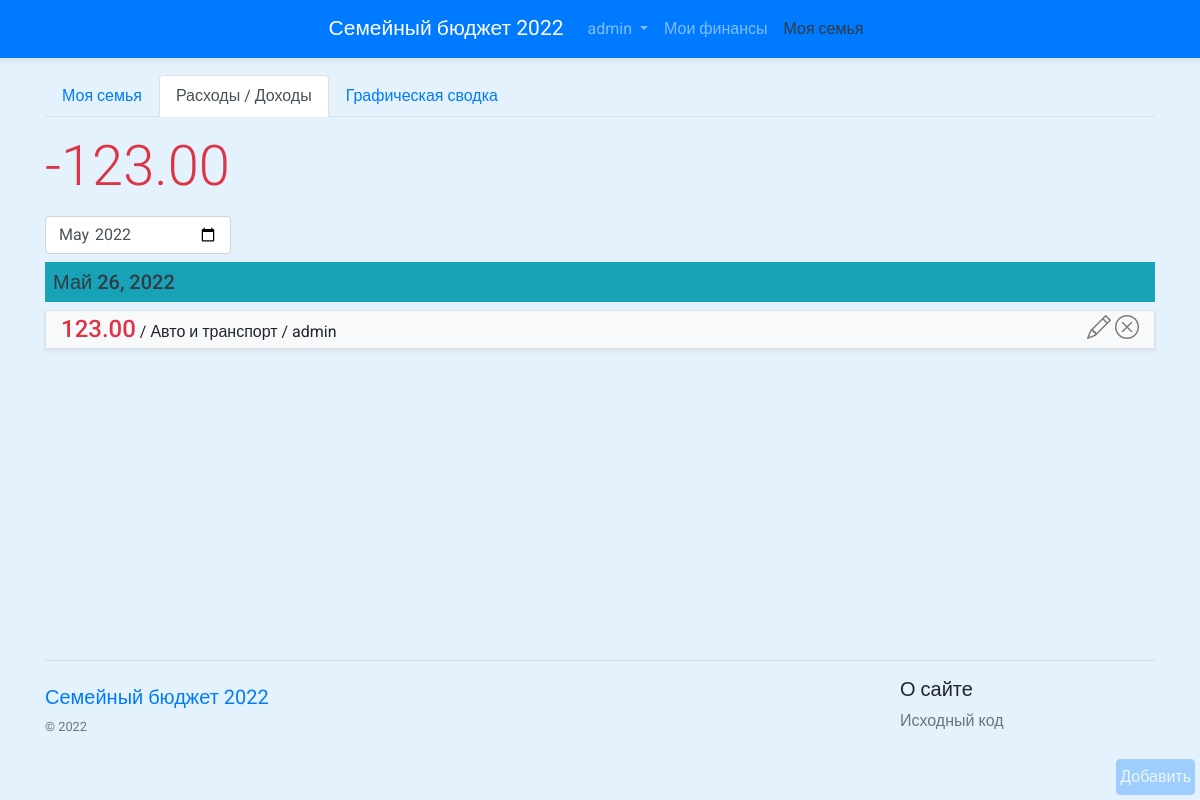
The page /family/operation/ (signed in) on the database its author committed.
### budget/models.py (models this page shows, shortened)
class Operation(models.Model):
    value = models.DecimalField(max_digits=10, decimal_places=2, verbose_name="Сумма")
    date = models.DateField(auto_now_add=True)
    description = models.CharField(max_length=128, verbose_name="Описание", blank=True, null=True)
    category = models.ForeignKey(Category, on_delete=models.CASCADE, verbose_name="Категория",
                                 related_name='operations', null=True, blank=True)
    user = models.ForeignKey(User, on_delete=models.CASCADE, related_name='operations')

class Category(models.Model):
    name = models.CharField(max_length=32, verbose_name="Категория")
    user = models.ForeignKey(User, blank=True, null=True, on_delete=models.CASCADE)
    type_pay = models.PositiveSmallIntegerField(choices=((0, 'Расход'), (1, 'Доход')), default=0)

### budget/views.py (the view)
# urls.py: path('family/operation/', family_operation_view, name='b-family-operation'),
def family_operation_view(request):
    if request.user.is_anonymous:
        return redirect('a-login')
    family = Family.objects.filter(users=request.user)
    if family.exists():
        family = family[0]
    else:
        return redirect('b-family')
    year = int(request.GET.get('year', datetime.datetime.now().year))
    month = int(request.GET.get('month', datetime.datetime.now().month))
    operations = Operation.objects.filter(user__in=family.users.all(),
                                          date__month=month,
                                          date__year=year).order_by('-date', '-id')
    total = operations.filter(category__type_pay=1).aggregate(total=Sum('value'))['total']
    total_cost = operations.filter(category__type_pay=0).aggregate(total=Sum('value'))['total']
    if total is None:
        total = 0
    if total_cost is None:
        total_cost = 0
    total -= total_cost
    context = {
        'family': family,
        'operations': operations,
        'total': total,
        'year': year,
        'month': str(month).zfill(2),
    }
    return render(request, 'budget/family_operation.html', context=context)

### budget/context_processors.py (called while the page is built)
def link_of_my_finance(request):
    return {'link_myfinance':
                [reverse_lazy('b-list-operation'),
                 reverse_lazy('b-chart'),
                 reverse_lazy('b-category')]
            }

def link_of_my_family(request):
    return {'link_myfamily':
                [reverse_lazy('b-family'),
                 reverse_lazy('b-family-operation'),
                 reverse_lazy('b-family-chart'),
                 ]
            }

### budget/templatetags/budgettags.py (called while the page is built)
@register.simple_tag(name='form')
def form_finance(*args):
    form = OperationForm()
    return form

### budget/templates/budget/family_operation.html (shortened to what this page needs)
{% extends 'base.html' %}
{% block content %}
<div class="mb-3">
    {% include 'budget/include/family_tabs.html' %}
    <div class="d-flex">
        <span class="display-4 {% if total > 0%}text-success{% elif total < 0%}text-danger{% endif %} my-3">{{total|floatformat:2}}</span>
    </div>
    <div class="d-flex">
        <div class="">
            <input
            type="month"
            value="{{year}}-{{month}}"
            class="form-control"
            onchange="month_change(this.value, '{{request.path}}')">
        </div>
    </div>
    {% for operation in operations %}
        {% ifchanged operation.date %}
            <h5 class="bg-info p-2 text-dark my-2">{{operation.date}}</h5>
        {% endifchanged %}
        {% include 'budget/include/cart_operation_family.html' %}
    {% endfor %}
</div>
{% endblock content %}

### templates/base.html (shortened to what this page needs)
<!doctype html>
<html lang="en">
<head>{% load static %}
    <link rel="stylesheet" href="https://cdn.jsdelivr.net/npm/bootstrap-icons@1.3.0/font/bootstrap-icons.css">
    <link rel="stylesheet" href="https://cdn.jsdelivr.net/npm/bootstrap@4.5.3/dist/css/bootstrap.min.css"
>
    <link rel="stylesheet" href="{% static 'css/style.css' %}">
</head>
<body style="background-color: #e3f2fd;">
<div id="app" class="d-flex flex-column min-vh-100">
    <nav class="navbar navbar-expand-lg navbar-dark bg-primary border-bottom shadow-sm">
        <div class="container-fluid">
                <div class="collapse navbar-collapse justify-content-center" id="navbarsExample08">
                    <a class="navbar-brand" href="/"><span class="logo">Семейный бюджет 2022</span></a>
                    <ul class="navbar-nav">
                        <li class="nav-item dropdown">
                            <a class="nav-link dropdown-toggle"
                               href="#" id="dropdown08"
                               data-toggle="dropdown"
                               aria-haspopup="true"
                               aria-expanded="false">
                                {% if request.user.is_authenticated %}{{request.user}}{% else %}Аккаунт{% endif %}
                            </a>
                        </li>
                        <li class="nav-item">
                            <a class="nav-link {%if request.path in link_myfinance%}text-dark{%endif%}"
                               href="{% url 'b-list-operation' %}">Мои финансы</a>
                        </li>
                        <li class="nav-item">
                            <a class="nav-link {%if request.path in link_myfamily%}text-dark{%endif%}"
                               href="{% url 'b-family' %}">Моя семья</a>
                        </li>
                    </ul>
                </div>
        </div>
    </nav>
    <div class="container mt-3">
        {% block content %}
        {% endblock content %}
    </div>
    {% if request.user.is_authenticated %}
    <a href="#" class="btn btn-primary panel" onclick="open_modal_dialog()">Добавить</a>
    {% endif %}
    <footer class="container py-5 mt-auto">
        <hr>
        <div class="row">
            <div class="col-12 col-md-9">
                <a class="navbar-brand" href="/"><span class="logo-footer">Семейный бюджет 2022</span></a>
                <small class="d-block mb-3 text-muted">&copy; {% now 'Y' %}</small>
            </div>
            <div class="col-6 col-md-3">
                <h5>О сайте</h5>
                <ul class="list-unstyled text-small">
                    <li><a class="text-muted" href="https://github.com/VadimNekrasow/FinanceBudget">Исходный код</a>
                    </li>
                </ul>
            </div>
        </div>
    </footer>
</div>
</body>
</html>

### budget/templates/budget/include/cart_operation_family.html
<div class="shadow-sm mt-2 bg-light div-hover border">
    <div class="container py-1">
        {% if request.user == operation.user %}
        <div>
            <a href="#" onclick="delete_operation({{operation.id}})" class="close">
                <i class="bi bi-x-circle red-hover"></i></a>
            <a class="close mr-1" href="{% url 'b-operation-update' operation.id %}">
                <i class="bi bi-pencil"></i></a>
        </div>
        {% endif %}
        <div class="d-inline-block">
            {% if operation.category.type_pay %}
            <h4 class="text-success mb-0">{{operation.value}}</h4>
            {% else %}
            <h4 class="text-danger mb-0">{{operation.value}}</h4>
            {% endif %}
        </div>
        <span> / </span>
        <div class="d-inline-block">
            <p class="mb-0"> {{operation.description|default:operation.category.name}}</p>
        </div>
        <span> / </span>
        <div class="d-inline-block">
            <h6 class="font-weight-normal mb-0">{{operation.user}}</h6>
        </div>
    </div>
</div>

### static/css/style.css (style rules this page uses)
body { font-family: 'Roboto', sans-serif; }
.border { border: 1px solid #f5f5f5; }
.logo { font-family: 'Roboto', sans-serif; font-size: 21px; }
.logo-footer { font-family: ''Roboto', sans-serif; font-size: 11px; }
.panel { position:fixed; bottom:5px; right:5px; margin:0; padding:5px 3px; opacity: 0.3; }

### rows shown on the page
Operation: date "Май 26, 2022", value "123.00", description "Авто и транспорт", user "admin"

### other values the page prints
{{ request.user }} "admin"
{{ total|floatformat:2 }} "-123.00"
